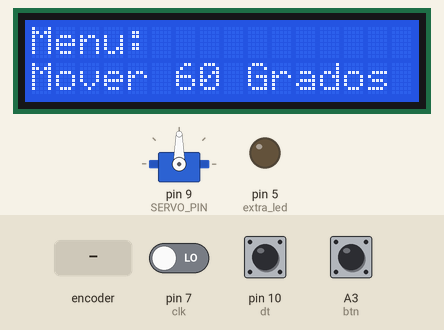
A sketch run on a simulated Arduino Uno, built with avr-gcc and run on an emulated ATmega328P. Shown: 16×2 character LCD, servo, output pins drawn as LEDs (lit = HIGH). The test bench sets the inputs (shaded band); at power-on: A3 (btn) HIGH, pin 7 (clk) LOW, pin 10 (dt) HIGH.

Above: at 1.2 s.
1.3 s: rotary encoder on pin 7 (clk) / pin 10 (dt) turned 3 steps (first pin leading)
At 2.9 s:
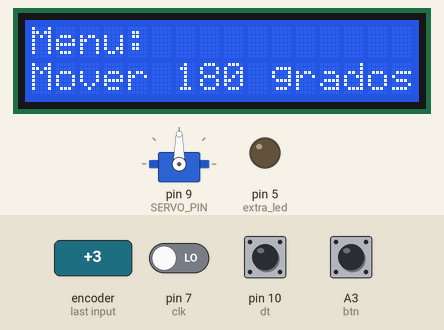
3.4 s: A3 (btn) pulled LOW for 0.15 s
At 5.5 s:
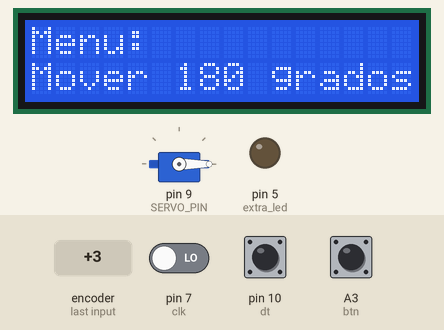
5.9 s: rotary encoder on pin 7 (clk) / pin 10 (dt) turned 1 step (first pin leading)
At 7.2 s:
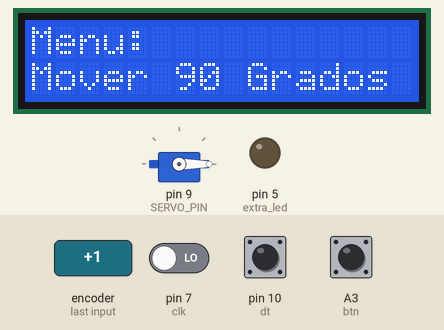
7.6 s: A3 (btn) pulled LOW for 1 s
At 8.4 s:
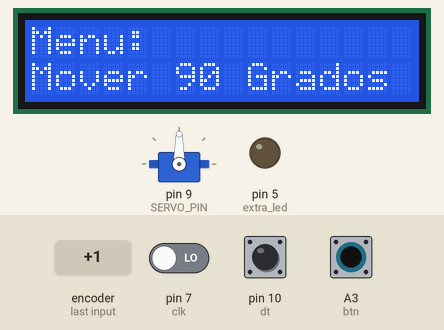
Timing chart, 0 to 10.6 s (numbered marks = the images above; inputs shaded):
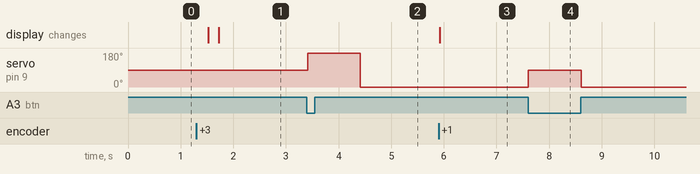

Measured:
- after the input at 1.3 s, the display: first changes after 0.23 s (image 1 shows a later state)
- after the input at 3.4 s, servo on pin 9 (SERVO_PIN): 90° → 180° at once, → 0° 1.0 s later
- after the input at 5.9 s, the display: changes at once (image 3)
- after the input at 7.6 s, servo on pin 9 (SERVO_PIN): 0° → 90° at once, → 0° 1.0 s later

The sketch:

Codigo_Proyecto_Modularizado.ino
```cpp
#include "funciones.h"

void setup() {
    inicializarSistema();
}

void loop() {
    gestionarMenu();
}
```

funciones.cpp
```cpp
#include "funciones.h"

// Inicialización de variables globales
String opciones[] = {
    "Mover 60 Grados", "Mover 120 grados", "Mover 180 grados",
    "Mover 90 Grados", "Mover 150 grados", "Mover 45 grados",
    "Mover 360 Grados", "Encender LED 5s", "Parpadeo 1(s)"
};
int max_opciones = sizeof(opciones) / sizeof(opciones[0]);
int state_clk_old;
int state_btn_old;
int count = 0;
Servo myServo;
LCDI2C_Generic lcd(0x27, 16, 2); // Pantalla LCD

void inicializarSistema() {
    Serial.begin(BAUDRATE);
    lcd.init();
    lcd.backlight();

    pinMode(extra_led, OUTPUT);
    pinMode(clk, INPUT);
    pinMode(dt, INPUT);
    pinMode(btn, INPUT_PULLUP);

    myServo.attach(SERVO_PIN);

    state_clk_old = digitalRead(clk);
    state_btn_old = digitalRead(btn);
    mostrarMenu();
}
void gestionarMenu() {
    int state_btn = digitalRead(btn);

    encoder();

    if (state_btn_old == HIGH && state_btn == LOW) {
        runOption();
    }

    state_btn_old = state_btn;
}

void encoder() {
    int state_clk = digitalRead(clk);
    int state_dt = digitalRead(dt);

    if (state_clk_old == HIGH && state_clk == LOW) {
        if (state_dt == LOW) {
            count--;
        } else {
            count++;
        }

        if (count < 0) count = max_opciones - 1;
        if (count >= max_opciones) count = 0;

        mostrarMenu();
    }

    delay(DELAY_ENCODER);
    state_clk_old = state_clk;
}
void mostrarMenu() {
    lcd.clear();
    lcd.setCursor(0, 0);
    lcd.print("Menu:");
    lcd.setCursor(0, 1);
    lcd.print(opciones[count]);
}

void runOption() {
    switch (count) {
        case 0: moverServo(60); break;
        case 1: moverServo(120); break;
        case 2: moverServo(180); break;
        case 3: moverServo(90); break;
        case 4: moverServo(150); break;
        case 5: moverServo(45); break;
        case 6: moverServo(360); break;
        case 7: encenderLED5s(); break;
        case 8: parpadeo(); break;
    }
    mostrarMenu();
}
void moverServo(int angulo) {
    myServo.write(angulo);
    delay(DELAY_MSERVO);
    myServo.write(0);
    delay(DELAY_MSERVO);
}

void encenderLED5s() {
    digitalWrite(extra_led, HIGH);
    delay(DELAY_ONLED);
    digitalWrite(extra_led, LOW);
}
void parpadeo() {
    unsigned long start_time = millis();
    while (millis() - start_time < 5000) {
        digitalWrite(extra_led, HIGH);
        delay(DELAY_PARPADEO);
        digitalWrite(extra_led, LOW);
        delay(DELAY_PARPADEO);
    }
}
```

funciones.h
```cpp
#ifndef FUNCIONES_H
#define FUNCIONES_H

#include <Wire.h>
#include <LCDI2C_Multilingual.h>
#include <Servo.h>
#include <Arduino.h>

// Definición de pines
#define clk 7
#define dt  10
#define btn A3
#define extra_led 5
#define SERVO_PIN 9
#define BAUDRATE 9600
#define DELAY_ENCODER 5
#define DELAY_MSERVO 1000
#define DELAY_ONLED 5000
#define DELAY_PARPADEO 500

// Declaraciones de variables globales
extern String opciones[];
extern int max_opciones;
extern int state_clk_old;
extern int state_btn_old;
extern int count;
extern Servo myServo;
// Declaración de funciones
void inicializarSistema();
void gestionarMenu();
void encoder();
void mostrarMenu();
void runOption();
void moverServo(int angulo);
void encenderLED5s();
void parpadeo();

#endif // FUNCIONES_H
```
